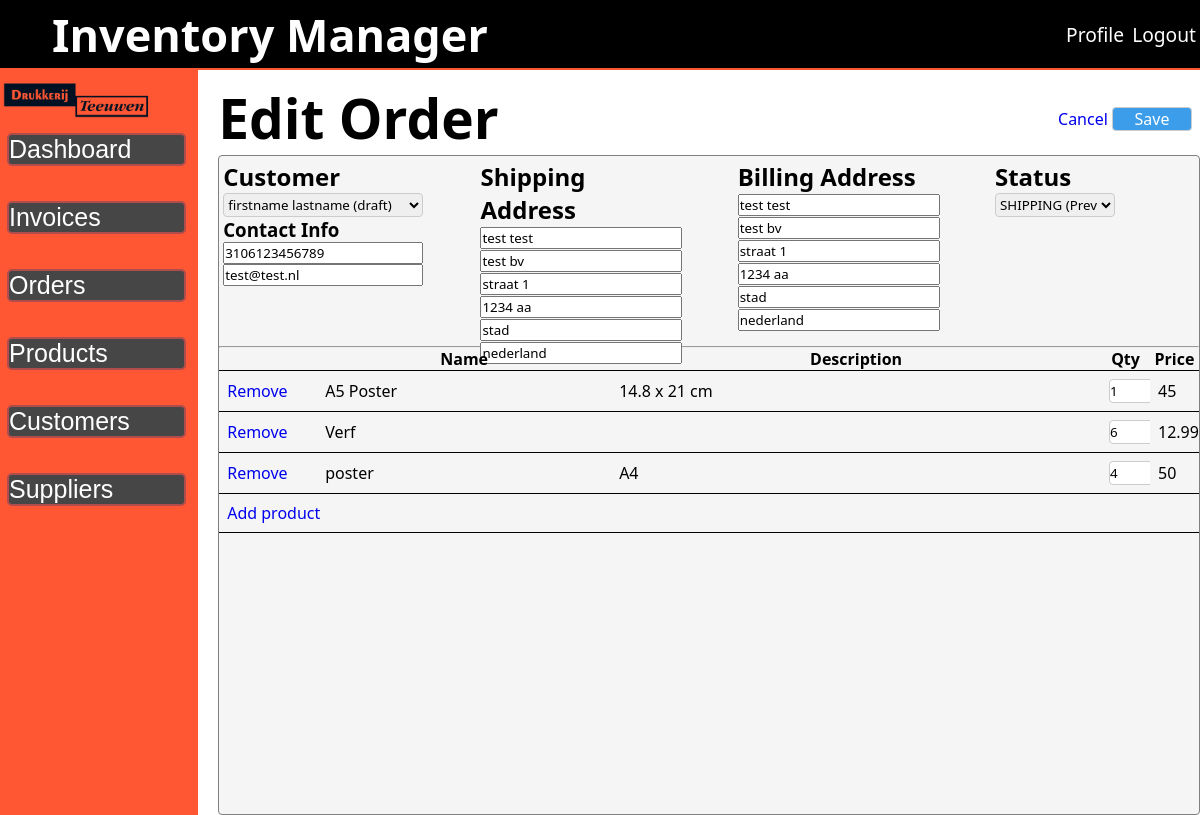
Page /public/edit-order.php?id=12 (signed in) on the committed database.
### tables this page shows
CREATE TABLE `orders` (
  `id` int(11) NOT NULL,
  `status` int(11) NOT NULL,
  `user_id` int(11) NOT NULL,
  `customer_id` int(11) NOT NULL,
  `number` varchar(15) NOT NULL,
  `mail` varchar(90) NOT NULL,
  `shipping_name` varchar(100) NOT NULL,
  `shipping_company` varchar(100) NOT NULL,
  `shipping_street` varchar(100) NOT NULL,
  `shipping_postalcode` varchar(7) NOT NULL,
  `shipping_city` varchar(100) NOT NULL,
  `shipping_country` varchar(100) NOT NULL,
  `billing_name` varchar(100) NOT NULL,
  `billing_company` varchar(100) NOT NULL,
  `billing_street` varchar(100) NOT NULL,
  `billing_postalcode` varchar(7) NOT NULL,
  `billing_city` varchar(100) NOT NULL,
  `billing_country` varchar(100) NOT NULL,
  `updated` datetime NOT NULL DEFAULT current_timestamp(),
  `created` date NOT NULL DEFAULT current_timestamp()
);

CREATE TABLE `customers` (
  `id` int(11) NOT NULL,
  `first_name` varchar(90) NOT NULL,
  `last_name` varchar(90) NOT NULL,
  `company_name` varchar(60) NOT NULL,
  `number` varchar(15) NOT NULL,
  `email` varchar(200) NOT NULL,
  `street` varchar(90) NOT NULL,
  `postcode` varchar(8) NOT NULL,
  `city` varchar(90) NOT NULL,
  `country` varchar(60) NOT NULL
);

CREATE TABLE `order_status` (
  `id` int(11) NOT NULL,
  `status` varchar(10) NOT NULL
);

CREATE TABLE `order_line` (
  `id` int(11) NOT NULL,
  `order_id` int(11) NOT NULL,
  `product_id` int(11) NOT NULL,
  `quantity` int(11) NOT NULL
);

CREATE TABLE `products` (
  `id` int(11) NOT NULL,
  `product_name` varchar(50) NOT NULL,
  `product_description` varchar(100) DEFAULT NULL,
  `product_quantity` int(11) NOT NULL,
  `product_price` float NOT NULL,
  `other_details` text DEFAULT NULL,
  `supplier_id` int(11) DEFAULT NULL,
  `date` date NOT NULL DEFAULT current_timestamp()
);

### public/edit-order.php (the view, shortened to what this page needs)
<?php
require_once '../src/inc/session_check.php';
$invoice_id = $_GET['id'];
$sql1 = "SELECT
            *,
            `orders`.`id` AS `order_id`,
            `orders`.`created` AS `order_created`,
            `orders`.`status` AS `order_status`
        FROM
            orders
        INNER JOIN order_status ON orders.status = order_status.id
        INNER JOIN customers ON orders.customer_id = customers.id
        INNER JOIN users ON orders.user_id = users.id
        WHERE
            `orders`.`id` = '$invoice_id'";
$inv_result = $con->query($sql1);
$row = $inv_result->fetch_assoc();
$fetch_items = "SELECT
                    *,
                    products.id AS product_nmr
                FROM
                    order_line
                INNER JOIN products ON order_line.product_id = products.id
                WHERE
                    order_id = '$invoice_id'";
$item_result = $con->query($fetch_items);
while ($array = $item_result->fetch_assoc()) {
    $items[] = $array;
}
?>
<div class="order-title">
    <h1>Edit Order</h1>
    <section>
        <a href="order.php">Cancel</a>
        <input type="submit" name="submit" value="Save" form="create-invoice">
    </section>
</div>
<div class="order-form-container">
    <form action="../src/edit-order.php" id="create-invoice" method="POST">
        <div class="order-form-header">
            <section class="order-form-customer">
                <h2>Customer</h2>
                <select name="customer_select" id="customer-select" onchange="populateTextInput()">
                    <option value="<?php echo $row['customer_id']; ?>">
                        <?php echo $row['first_name'] . ' ' . $row['last_name']; ?> (draft)
                    </option>
                </select>
                <h3>Contact Info</h3>
                <input type="text" name="customer_number" id="customer_number" value="<?php echo $row['number']; ?>">
                <input type="text" name="customer_email" id="customer_email" value="<?php echo $row['mail']; ?>">
            </section>
            <section class="order-form-shipping">
                <h2>Shipping Address</h2>
                <input type="text" name="shipping_name" id="shipping_name" placeholder="Full Name"
                    value="<?php echo $row['shipping_name']; ?>">
                <input type="text" name="shipping_company" id="shipping_company" placeholder="Compamy name"
                    value="<?php echo $row['shipping_company']; ?>">
                <input type="text" name="shipping_street" id="shipping_street" placeholder="Street"
                    value="<?php echo $row['shipping_street']; ?>">
                <input type="text" name="shipping_postalcode" id="shipping_postalcode" placeholder="Postal Code"
                    value="<?php echo $row['shipping_postalcode']; ?>">
                <input type="text" name="shipping_city" id="shipping_city" placeholder="City"
                    value="<?php echo $row['shipping_city']; ?>">
                <input type="text" name="shipping_country" id="shipping_country" placeholder="Country"
                    value="<?php echo $row['shipping_country']; ?>">
            </section>
            <section class="order-form-billing">
                <h2>Billing Address</h2>
                <input type="text" name="billing_name" id="billing_name" placeholder="Full Name"
                    value="<?php echo $row['billing_name']; ?>">
                <input type="text" name="billing_company" id="billing_company" placeholder="Company Name"
                    value="<?php echo $row['billing_company']; ?>">
                <input type="text" name="billing_street" id="billing_street" placeholder="Street"
                    value="<?php echo $row['billing_street']; ?>">
                <input type="text" name="billing_postalcode" id="billing_postalcode" placeholder="Postal Code"
                    value="<?php echo $row['billing_postalcode']; ?>">
                <input type="text" name="billing_city" id="billing_city" placeholder="City"
                    value="<?php echo $row['billing_city']; ?>">
                <input type="text" name="billing_country" id="billing_country" placeholder="Country"
                    value="<?php echo $row['billing_country']; ?>">
            </section>
            <section class="order-form-status">
                <h2>Status</h2>
                <select name="invoice_status">
                    <option value="<?php echo $row['order_status']; ?>">
                        <?php echo $row['status']; ?> (Previously saved)
                    </option>
                </select>
            </section>
        </div>
        <br>
        <hr>
        <div class="order-form-content">
            <table aria-label="">
                <thead>
                    <tr>
                        <th id="inv-action"></th>
                        <th id="inv-name">Name</th>
                        <th id="inv-descr">Description</th>
                        <th id="inv-qty">Qty</th>
                        <th id="inv-prc">Price</th>
                    </tr>
                </thead>
                <tbody id="item_results">
                    <?php
                    $n = 0;
                    foreach ($items as $item) {
                        echo '<tr id="item-' . $n . '">';
                        echo '<td><a href="#" onclick="removeItem(' . $n . ')"> Remove</a></td>';
                        echo '<td><p>' . $item['product_name'] . '</p></td>';
                        echo '<td><p>' . $item['product_description'] . '</p></td>';
                        echo '<td><input type="number" name="qty[]" id="input-qty"
                                        value="' . $item['quantity'] . '"></td>';
                        echo '<td><p>' . $item['product_price'] . '</p></td>';
                        echo '</tr>';
                        $n++;
                    }
                    ?>
                    <tr>
                        <td colspan="5"><a href="#" id="btn">Add product</a></td>
                    </tr>
                </tbody>
            </table>
        </div>
    </form>
</div>

### assets/CSS/main.css (style rules this page uses)
* { box-sizing: border-box; font-family: system-ui, -apple-system, BlinkMacSystemFont, 'Segoe UI', Roboto, Oxygen, Ubuntu, Cantarell, 'Open Sans', 'Helvetica Neue', sans-serif; margin: 0px; padding: 0px; }
html { height: 100%; }
a { text-decoration: none; }
.main-content h1 { font-size: 55px; }
table { border-collapse: collapse; border-spacing: 0; }
.dashboard-table-container table th, table td { padding: 8px; }
.order-title { display: flex; flex-direction: row; justify-content: space-between; align-items: center; }
.order-title section { margin: 0 8px; }
.order-form-container { height: 82.5vh; border-radius: 4px; background: whitesmoke; border: 1px solid gray; }
.order-form-content table { width: 100%; border-collapse: collapse; table-layout: fixed; }
.order-form-content table th, table td { border-bottom: 1px solid black; }
.order-form-content table td { overflow: hidden; white-space: nowrap; text-overflow: ellipsis; }
.order-form-content input[type=number] { width: 50px; }
#inv-name { width: 30%; }
#inv-descr { width: 50%; }
#inv-qty { width: 5%; margin-left: auto; margin-right: auto; }
#inv-prc { width: 5%; margin-left: auto; margin-right: auto; }
.order-form-header { display: flex; flex-direction: row; justify-content: space-between; margin: 4px; }
.order-form-customer { display: flex; flex-direction: column; width: 25vh; height: 20vh; }
.order-form-customer select { width: 25vh; }
.order-form-shipping { width: 25vh; height: 20vh; }
.order-form-billing { width: 25vh; height: 20vh; }
.order-form-status { width: 25vh; height: 20vh; }
.order-form-status select { width: 15vh; }
input[type=submit] { margin: 2px 0px; margin-top: 4px; height: 3vh; width: 10vh; font-size: medium; color: white; background: #3c9dea; border: 1px solid #ccc; border-radius: 4px; }
.form-container form input[type=text], input[type=number], select { width: 100%; height: 3vh; display: inline-block; border: 1px solid #ccc; border-radius: 4px; box-sizing: border-box; }

### rows in the picture
orders: customer_select "firstname lastname (draft)", customer_number "3106123456789", customer_email "test@test.nl", shipping_name "test test", shipping_company "test bv", shipping_street "straat 1", shipping_postalcode "1234 aa", shipping_city "stad", shipping_country "nederland", billing_name "test test", billing_company "test bv", billing_street "straat 1", billing_postalcode "1234 aa", billing_city "stad", billing_country "nederland", invoice_status "SHIPPING (Previously saved)"
order_line: product.product_name "A5 Poster", product.product_description "14.8 x 21 cm", quantity "1", product.product_price "45"
order_line: product.product_name "Verf", quantity "6", product.product_price "12.99"
order_line: product.product_name "poster", product.product_description "A4", quantity "4", product.product_price "50"
